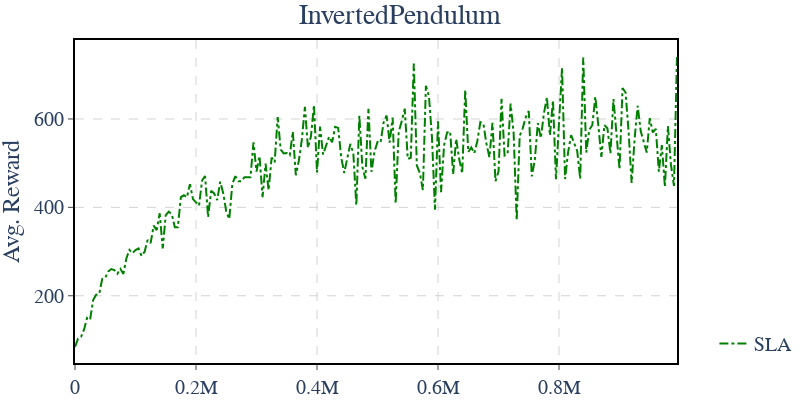

The cell this chart's notebook holds for it:
### Code cell
fig = go.Figure()

x = list(i*5000 for i in range(total.shape[0]))

fig.add_trace(go.Scatter(
    x=x, y=lcs,
    line_color='Green',
    name='SLA',
     line=dict(dash='dashdot', width=2)
))


# fig.add_trace(go.Scatter(
#     x=x, y=td3,
#     line_color='Blue',
#     name='TD3',
#     line=dict(width=2)
# ))


fig.update_layout(width=800, height=400,  
                  margin=dict(
        l=2,
        r=2,
        b=2,
        t=40,
        pad=0
    ), 
                  title={
        'text': "InvertedPendulum",
        'y':.99,
        'x':0.5,
        'xanchor': 'center',
        'yanchor': 'top'}
    , 
                  yaxis_title="Avg. Reward", 
                   font_family="Times New Roman",
                title_font_family="Times New Roman",
                  font_size=20,
                  legend=dict(
                        yanchor="bottom",
                        y=0.0,
                        xanchor="right",
                        x=1.2,
                    ), 
                  showlegend=True, plot_bgcolor = "white",
    xaxis = dict(
        tickmode = 'linear',
        tick0 = 0,
        dtick = 200000,
        gridcolor="LightGrey",
        griddash="dash",
        mirror=True,
        ticks='outside',
        showline=True,
        linewidth=2,
        linecolor='black'
        
    ),  yaxis = dict(
        tickmode = 'linear',
        tick0 = 0,
        dtick = 200,
        gridcolor="LightGrey",
         griddash="dash",
                mirror=True,
        ticks='outside',
        showline=True,
        linewidth=2,
        linecolor='black'
    ))

### Figure 1 — Plotly figure (JSON) as saved in the notebook; plotly's stock layout.template omitted (floating-point values rounded to 4 significant figures; data arrays with more than 128 entries replaced by an {"elided": "..."} marker saying what was removed)
{"data": [{"line": {"color": "Green", "dash": "dashdot", "width": 2}, "name": "SLA", "type": "scatter", "x": {"elided": "200 int values"}, "y": {"elided": "200 float values"}}], "layout": {"font": {"family": "Times New Roman", "size": 20}, "height": 400, "legend": {"x": 1.2, "xanchor": "right", "y": 0, "yanchor": "bottom"}, "margin": {"b": 2, "l": 2, "pad": 0, "r": 2, "t": 40}, "plot_bgcolor": "white", "showlegend": true, "title": {"font": {"family": "Times New Roman"}, "text": "InvertedPendulum", "x": 0.5, "xanchor": "center", "y": 0.99, "yanchor": "top"}, "width": 800, "xaxis": {"autorange": true, "dtick": 200000, "gridcolor": "LightGrey", "griddash": "dash", "linecolor": "black", "linewidth": 2, "mirror": true, "range": [0, 995000], "showline": true, "tick0": 0, "tickmode": "linear", "ticks": "outside", "type": "linear"}, "yaxis": {"autorange": true, "dtick": 200, "gridcolor": "LightGrey", "griddash": "dash", "linecolor": "black", "linewidth": 2, "mirror": true, "range": [47.89, 778.7], "showline": true, "tick0": 0, "tickmode": "linear", "ticks": "outside", "title": {"text": "Avg. Reward"}, "type": "linear"}}}
